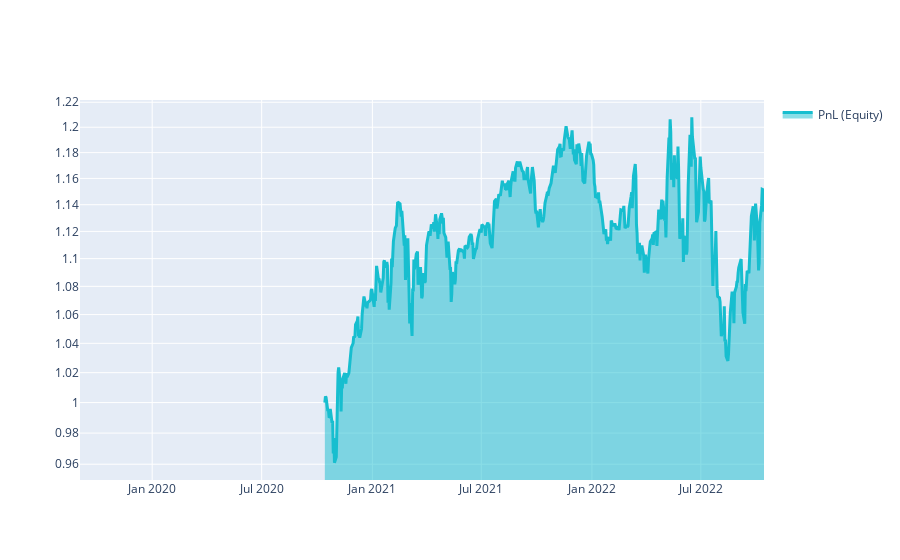

Notebook code for this chart:
### Markdown cell above
# Q18 Quick Start

This template shows you the basic steps for taking part to the **Q18 NASDAQ-100 Stock Long-Short contest**.

### Code cell
import xarray as xr

import qnt.ta as qnta
import qnt.data as qndata
import qnt.output as qnout
import qnt.stats as qns

data = qndata.stocks.load_ndx_data(min_date="2019-09-01")

close     = data.sel(field="close")
is_liquid = data.sel(field="is_liquid")
sma_slow  = qnta.sma(close, 240)
sma_fast  = qnta.sma(close, 24)
weights   = xr.where(sma_slow < sma_fast, 1, -1)
weights   = weights * is_liquid

weights = qnout.clean(weights, data, "stocks_nasdaq100")

# calc stats
stats = qns.calc_stat(data, weights.sel(time=slice("2020-10-14", None)))
display(stats.to_pandas().tail())

# graph
performance = stats.to_pandas()["equity"]
import qnt.graph as qngraph

qngraph.make_plot_filled(performance.index, performance, name="PnL (Equity)", type="log")

### Figure 1 — Plotly figure (JSON) as saved in the notebook; plotly's stock layout.template omitted (floating-point values rounded to 4 significant figures; data arrays with more than 128 entries replaced by an {"elided": "..."} marker saying what was removed)
{"data": [{"fill": "tonexty", "line": {"color": "#17BECF", "width": 3}, "name": "PnL (Equity)", "type": "scatter", "x": {"elided": "787 str values"}, "y": {"elided": "787 float values"}}], "layout": {"autosize": true, "showlegend": true, "xaxis": {"autorange": true, "range": ["2019-09-03", "2022-10-14"], "type": "date"}, "yaxis": {"range": [-0.02227, 0.08701], "type": "log"}}}
